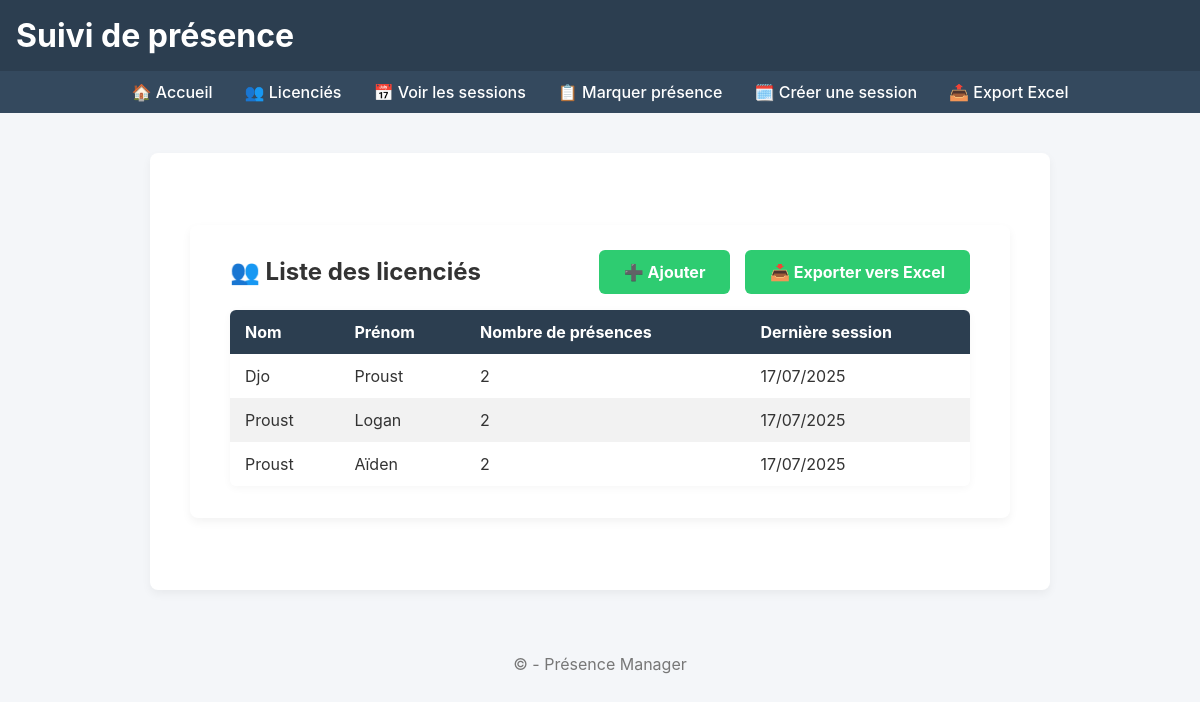
Page /presence/licencies/ on the earlier database version.
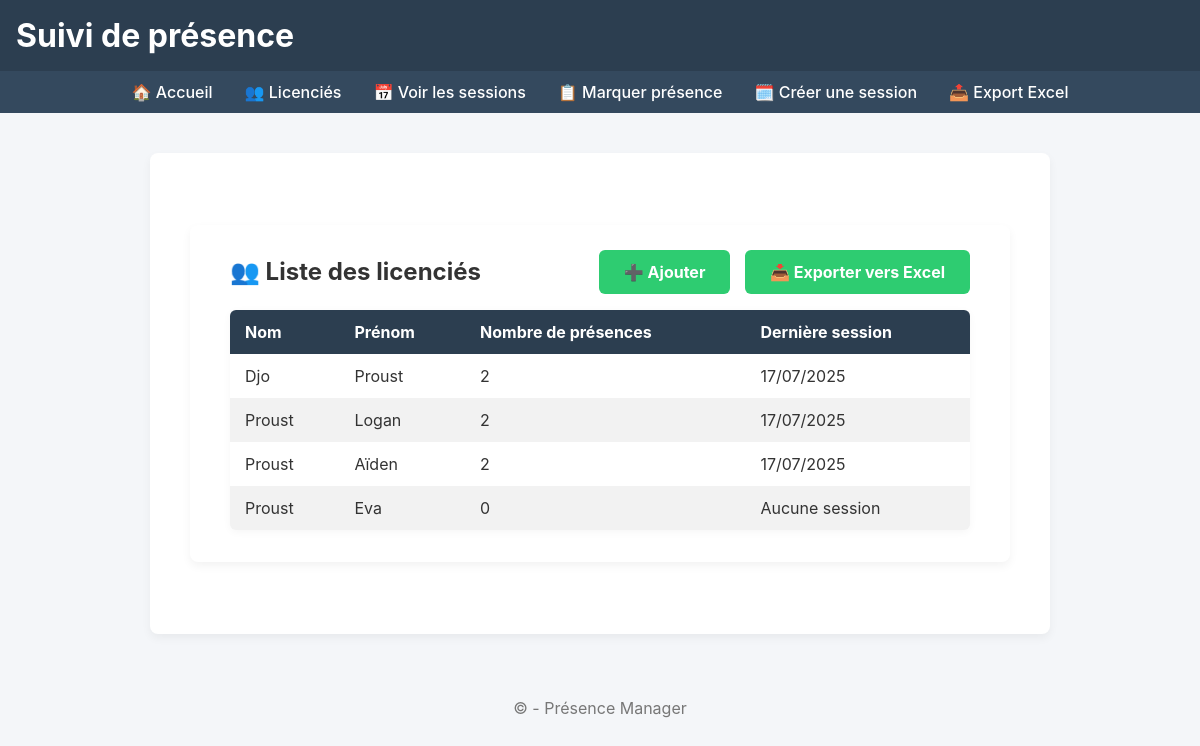
Same page on the later database version.
### presence/models.py (models this page shows, shortened)
class Licence(models.Model):
    nom = models.CharField(max_length=100)
    prenom = models.CharField(max_length=100)
    date_naissance = models.DateField()
    GRADE_CHOICES = [
        ('Débutant', 'Débutant'),
        ('Intermédiaire', 'Intermédiaire'),
        ('Avancé', 'Avancé'),
        ('Expert', 'Expert'),
    ]
    grade = models.CharField(max_length=20, choices=GRADE_CHOICES)

### presence/views.py (the view)
# urls.py: path('licencies/', views.liste_licencies, name='liste_licencies'),
def liste_licencies(request):
    licencies = Licence.objects.annotate(
        nb_presences=Count('session'),
        last_session_date=Max('session__date')
    )
    return render(request, 'presence/liste_licencies.html', {'licencies': licencies})

### presence/templates/presence/liste_licencies.html (shortened to what this page needs)
{% extends "presence/base.html" %}
{% block content %}
<div class="container">
    <div class="header-row" style="display: flex; justify-content: space-between; align-items: center; margin-bottom: 1rem;">
        <h2>👥 Liste des licenciés</h2>
        <div>
            <a href="{% url 'ajouter_licencie' %}" class="btn-submit" style="margin-right: 10px;">➕ Ajouter</a>
            <a href="{% url 'export_licencies_excel' %}" class="btn-submit">📥 Exporter vers Excel</a>
        </div>
    </div>
    {% if licencies %}
        <table class="styled-table">
            <thead>
                <tr>
                    <th>Nom</th>
                    <th>Prénom</th>
                    <th>Nombre de présences</th>
                    <th>Dernière session</th>
                </tr>
            </thead>
            <tbody>
                {% for licencie in licencies %}
                    <tr>
                        <td>{{ licencie.nom }}</td>
                        <td>{{ licencie.prenom }}</td>
                        <td>{{ licencie.nb_presences }}</td>
                        <td>
                            {% if licencie.last_session_date %}
                                {{ licencie.last_session_date|date:"d/m/Y" }}
                            {% else %}
                                Aucune session
                            {% endif %}
                        </td>
                    </tr>
                {% endfor %}
            </tbody>
        </table>
    {% else %}
        <p>Aucun licencié trouvé.</p>
    {% endif %}
</div>
{% endblock %}

### presence/templates/presence/base.html (shortened to what this page needs)
{% load static %}
<!DOCTYPE html>
<html lang="fr">
<head>
    <link rel="stylesheet" href="{% static 'presence/css/style.css' %}">
    <link rel="stylesheet" href="{% static 'presence/css/form.css' %}">
</head>
<body>
    <header>
        <h1>Suivi de présence</h1>
    </header>
    <nav class="submenu">
        <a href="{% url 'accueil' %}">🏠 Accueil</a>
        <a href="{% url 'liste_licencies' %}">👥 Licenciés</a>
        <a href="{% url 'liste_sessions' %}">📅 Voir les sessions</a>
        <a href="{% url 'enregistrer_presence' %}">📋 Marquer présence</a>
        <a href="{% url 'creer_session' %}">🗓️ Créer une session</a>
        <a href="{% url 'export_presence_du_jour' %}">📤 Export Excel</a>
    </nav>
    <div class="container">
        {% block content %}{% endblock %}
    </div>
    <footer>
        &copy; {{ now.year }} - Présence Manager
    </footer>
</body>
</html>

### presence/static/presence/css/style.css (style rules this page uses)
* { margin: 0; padding: 0; box-sizing: border-box; }
body { font-family: 'Inter', sans-serif; background-color: #f4f6f9; color: #333; }
a { text-decoration: none; color: inherit; transition: color 0.2s ease; }
header { background-color: #2c3e50; padding: 1rem; color: white; }
.submenu { background-color: #34495e; display: flex; justify-content: center; gap: 2rem; padding: 0.7rem 0; }
.submenu a { color: white; font-weight: 500; }
.container { max-width: 900px; margin: 40px auto; background: white; padding: 2rem 2.5rem; border-radius: 8px; box-shadow: 0 4px 10px rgba(0, 0, 0, 0.05); }
footer { text-align: center; color: #777; padding: 1rem; margin-top: 3rem; }
.styled-table { width: 100%; border-collapse: collapse; margin-top: 1.5rem; box-shadow: 0 2px 8px rgba(0, 0, 0, 0.04); font-size: 1rem; border-radius: 6px; overflow: hidden; }
.styled-table th, .styled-table td { padding: 12px 15px; text-align: left; }
.styled-table thead { background-color: #2c3e50; color: #fff; }
.styled-table tr:nth-child(even) { background-color: #f2f2f2; }

### presence/static/presence/css/form.css (style rules this page uses)
.btn-submit { width: fit-content; padding: 12px 25px; background-color: #2ecc71; border: none; border-radius: 6px; color: white; font-weight: 700; cursor: pointer; transition: background-color 0.3s ease; }

Differences in the rows shown:
added Licence: nom "Proust", prenom "Eva", nb_presences "0", shows "Aucune session"
